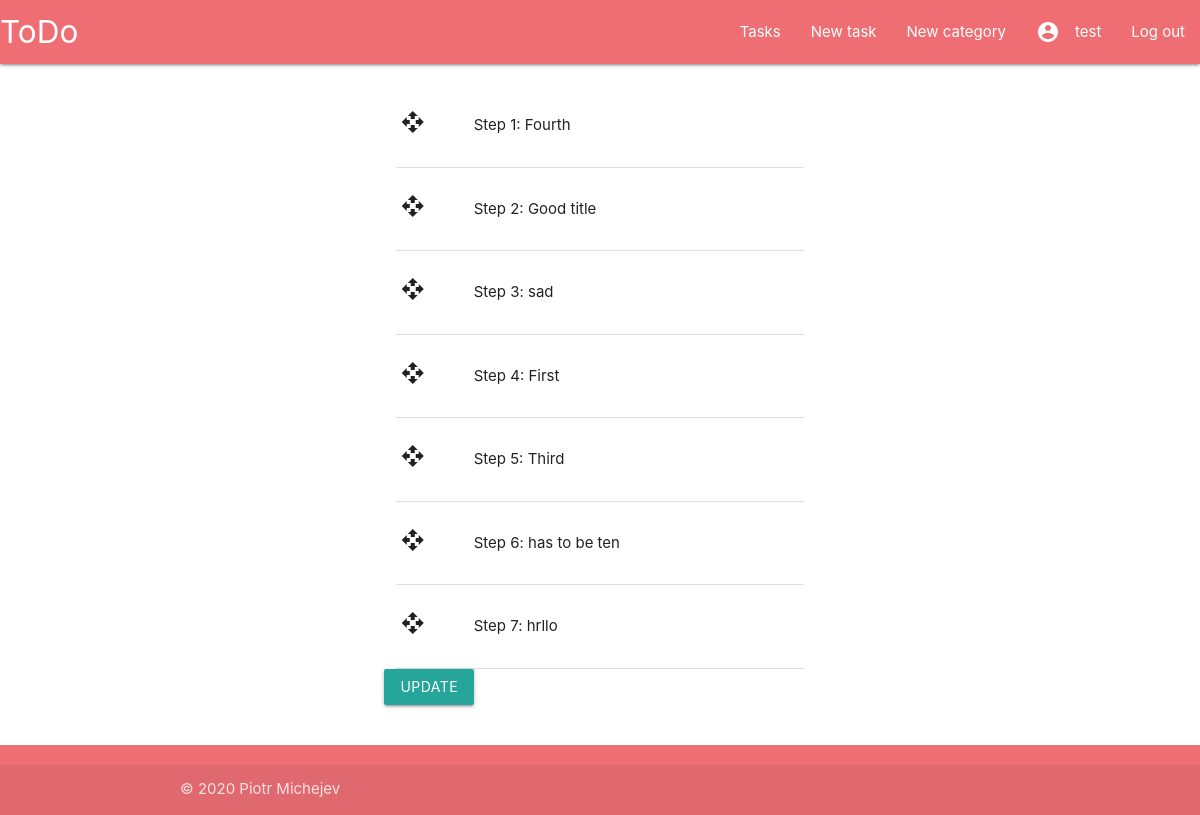
Page /todoapp/tasks/35/steps (signed in) on the earlier database version.
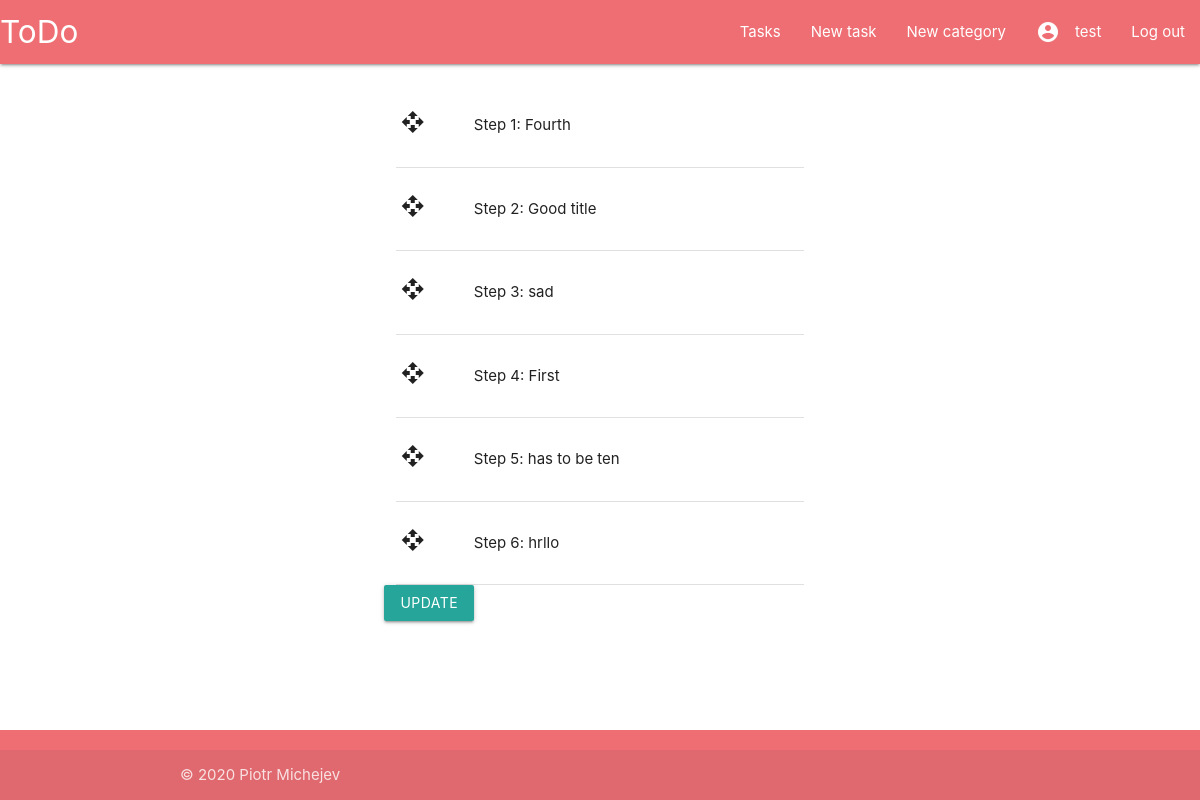
Same page on the later database version.
### todoapp/models.py (models this page shows, shortened)
class Step(models.Model):
    title = models.CharField('Title', max_length=200, help_text="Step name")
    description = models.TextField('Description', max_length=1000, help_text='Step description')
    due_date = models.DateField('Deadline', null=True, blank=True, help_text='Step deadline')
    task_id = models.ForeignKey('Task', on_delete=models.SET_NULL, null=True, related_name='steps')
    lookup_id = models.UUIDField(default=uuid.uuid4, editable=False, db_index=True)
    class Meta:
        verbose_name = 'Step'
        verbose_name_plural = 'Steps'
        ordering = ['number']
    def order():
        default_number = 0
        return default_number
    number = models.IntegerField('Step number', default=order)

### todoapp/views.py (the view, shortened to what this page needs)
# urls.py: path('tasks/<int:pk>/steps', views.StepListView.as_view(), name='steps'),
class StepListView(LoginRequiredMixin, UserPassesTestMixin, ListView, FormView):
    model = Step
    template_name = "steps.html"
    form_class = OrderingForm
    def get_queryset(self):
        return Step.objects.filter(task_id_id=self.kwargs['pk'])
    def get_context_data(self, **kwargs):
        context = super(StepListView, self).get_context_data(**kwargs)
        context['task'] = self.kwargs['pk']
        context['form'] = self.form_class()
        return context
    def test_func(self):
        task = Task.objects.filter(id=self.kwargs['pk'])[0]
        print(task)
        return self.request.user == task.user

### todoapp/models.py (called while the page is built)
    def __str__(self):
        return self.title

### todoapp/templates/steps.html (shortened to what this page needs)
{% extends "base.html" %}
{% block content %}
    <div class="container col s12">
        <div class="row">
            <div class="col s3"></div>
            <div class="col s6">
                {% if object_list %}
                    <table>
                        <tbody id="groups" class="list-group">
                            {% for step in object_list %}
                                <tr data-lookup="{{ step.lookup_id }}" class="list-group-item">
                                    <td>
                                        <i class="handle-move material-icons">open_with</i>
                                    </td>
                                    <td>
                                        <p class="step" data-lookup="{{ step.lookup_id }}">Step {{step.number }}: {{ step.title }}</p>
                                    </td>
                                </tr>
                            {% endfor %}
                        </tbody>
                    </table>
                    <form id="orderingForm" method="post">
                        <div class="row">
                            <button id='saveOrdering' class="btn waves-effect waves-light" type="submit">Update</button>
                        </div>
                    </form>
                {% endif %}
            </div>
        </div>
    </div>
{% endblock %}

Differences in the rows shown:
removed Step: number "5", title "Third"
changed Step "has to be ten": number "6" → "5"
changed Step "hrllo": number "7" → "6"
